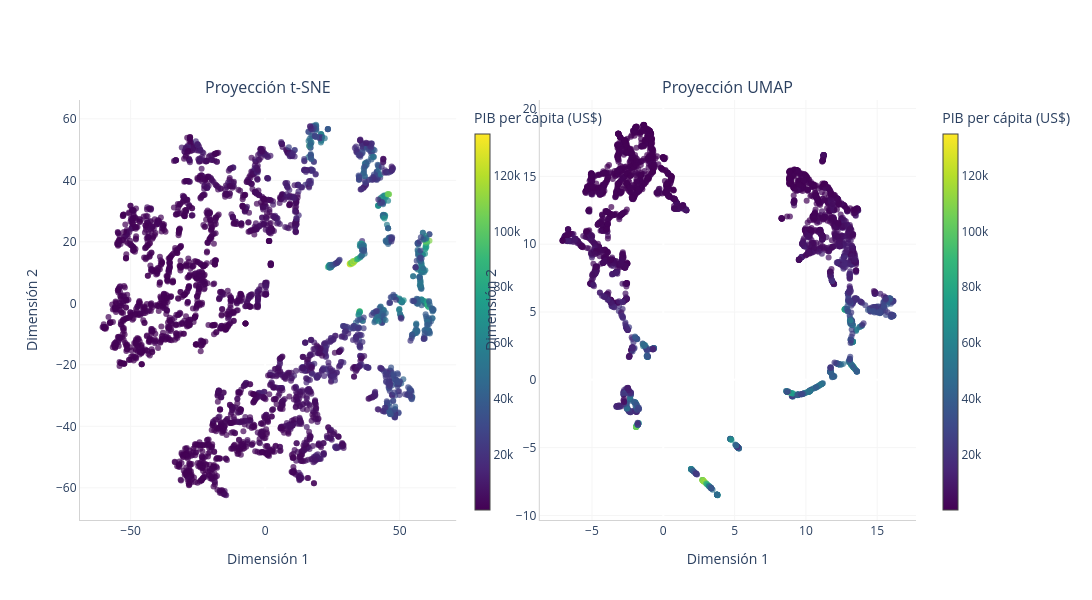

Notebook code for this chart:
### Markdown cell above
## 5.2

### Code cell
import plotly.graph_objects as go
from plotly.subplots import make_subplots
import matplotlib.pyplot as plt
from sklearn.manifold import TSNE
import umap.umap_ as umap 


#t-SNE
tsne = TSNE(n_components=2, random_state=42)
X_tsne = tsne.fit_transform(X_scaled)

#aplicar UMAP
umap_model = umap.UMAP(n_components=2, random_state=42)
X_umap = umap_model.fit_transform(X_scaled)
#crear el lienzo con 2 subgraficos lado a lado
fig = make_subplots(rows=1, cols=2, subplot_titles=('Proyección t-SNE', 'Proyección UMAP'))

#variables para no repetir codigo
paises = df_ej5['country']
pib = df_ej5['gdp_per_capita_current_us$']

#grafico t-SNE (Panel Izquierdo)
fig.add_trace(
    go.Scatter(
        x=X_tsne[:, 0], 
        y=X_tsne[:, 1],
        mode='markers',
        marker=dict(
            color=pib, 
            colorscale='Viridis', 
            opacity=0.7,
            colorbar=dict(title="PIB per cápita (US$)", x=0.46, thickness=15) # Barra color en el medio
        ),
        text=paises, #
        hovertemplate="<b>País: %{text}</b><br>PIB: US$ %{marker.color:,.0f}<extra></extra>"
    ),
    row=1, col=1
)

#grafico UMAP (Panel Derecho)
fig.add_trace(
    go.Scatter(
        x=X_umap[:, 0], 
        y=X_umap[:, 1],
        mode='markers',
        marker=dict(
            color=pib, 
            colorscale='Viridis', 
            opacity=0.7,
            colorbar=dict(title="PIB per cápita (US$)", x=1.02, thickness=15) # Barra color a la derecha
        ),
        text=paises,
        hovertemplate="<b>País: %{text}</b><br>PIB: US$ %{marker.color:,.0f}<extra></extra>"
    ),
    row=1, col=2
)


fig.update_layout(
    height=600, 
    width=1200, 
    showlegend=False,
    plot_bgcolor='white',
    hovermode='closest'
)

#replicar tus etiquetas de ejes y cuadrícula
fig.update_xaxes(title_text='Dimensión 1', showline=True, linecolor='lightgrey', gridcolor='whitesmoke', row=1, col=1)
fig.update_yaxes(title_text='Dimensión 2', showline=True, linecolor='lightgrey', gridcolor='whitesmoke', row=1, col=1)
fig.update_xaxes(title_text='Dimensión 1', showline=True, linecolor='lightgrey', gridcolor='whitesmoke', row=1, col=2)
fig.update_yaxes(title_text='Dimensión 2', showline=True, linecolor='lightgrey', gridcolor='whitesmoke', row=1, col=2)

fig.show()

### Figure 1 — Plotly figure (JSON) as saved in the notebook; plotly's stock layout.template omitted (floating-point values rounded to 4 significant figures; data arrays with more than 128 entries replaced by an {"elided": "..."} marker saying what was removed)
{"data": [{"hovertemplate": "<b>País: %{text}</b><br>PIB: US$ %{marker.color:,.0f}<extra></extra>", "marker": {"color": {"elided": "3429 float values"}, "colorbar": {"thickness": 15, "title": {"text": "PIB per cápita (US$)"}, "x": 0.46}, "colorscale": [[0, "#440154"], [0.1111, "#482878"], [0.2222, "#3e4989"], [0.3333, "#31688e"], [0.4444, "#26828e"], [0.5556, "#1f9e89"], [0.6667, "#35b779"], [0.7778, "#6ece58"], [0.8889, "#b5de2b"], [1, "#fde725"]], "opacity": 0.7}, "mode": "markers", "text": {"elided": "3429 str values"}, "type": "scatter", "x": {"elided": "3429 float values"}, "xaxis": "x", "y": {"elided": "3429 float values"}, "yaxis": "y"}, {"hovertemplate": "<b>País: %{text}</b><br>PIB: US$ %{marker.color:,.0f}<extra></extra>", "marker": {"color": {"elided": "3429 float values"}, "colorbar": {"thickness": 15, "title": {"text": "PIB per cápita (US$)"}, "x": 1.02}, "colorscale": [[0, "#440154"], [0.1111, "#482878"], [0.2222, "#3e4989"], [0.3333, "#31688e"], [0.4444, "#26828e"], [0.5556, "#1f9e89"], [0.6667, "#35b779"], [0.7778, "#6ece58"], [0.8889, "#b5de2b"], [1, "#fde725"]], "opacity": 0.7}, "mode": "markers", "text": {"elided": "3429 str values"}, "type": "scatter", "x": {"elided": "3429 float values"}, "xaxis": "x2", "y": {"elided": "3429 float values"}, "yaxis": "y2"}], "layout": {"annotations": [{"font": {"size": 16}, "showarrow": false, "text": "Proyección t-SNE", "x": 0.225, "xanchor": "center", "xref": "paper", "y": 1, "yanchor": "bottom", "yref": "paper"}, {"font": {"size": 16}, "showarrow": false, "text": "Proyección UMAP", "x": 0.775, "xanchor": "center", "xref": "paper", "y": 1, "yanchor": "bottom", "yref": "paper"}], "height": 600, "hovermode": "closest", "plot_bgcolor": "white", "showlegend": false, "width": 1200, "xaxis": {"anchor": "y", "domain": [0, 0.45], "gridcolor": "whitesmoke", "linecolor": "lightgrey", "showline": true, "title": {"text": "Dimensión 1"}}, "xaxis2": {"anchor": "y2", "domain": [0.55, 1], "gridcolor": "whitesmoke", "linecolor": "lightgrey", "showline": true, "title": {"text": "Dimensión 1"}}, "yaxis": {"anchor": "x", "domain": [0, 1], "gridcolor": "whitesmoke", "linecolor": "lightgrey", "showline": true, "title": {"text": "Dimensión 2"}}, "yaxis2": {"anchor": "x2", "domain": [0, 1], "gridcolor": "whitesmoke", "linecolor": "lightgrey", "showline": true, "title": {"text": "Dimensión 2"}}}}
